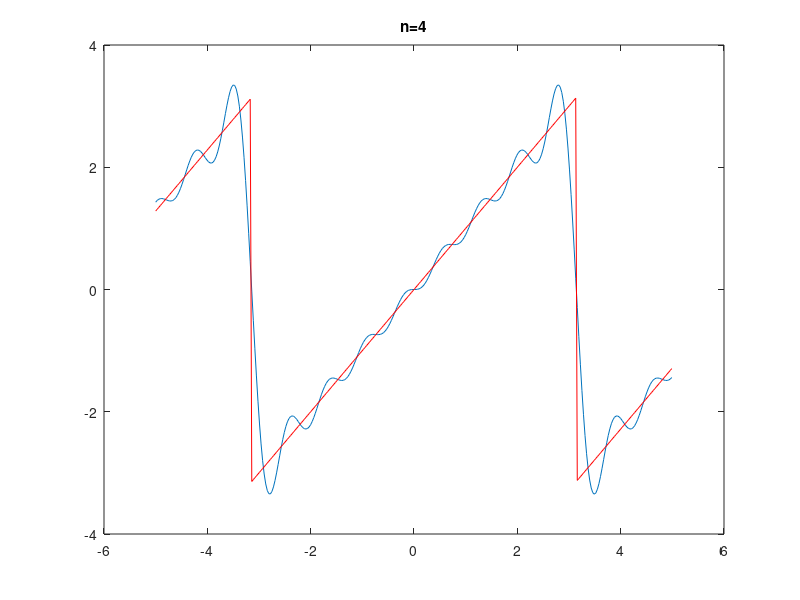

The MATLAB source for this figure:
clf;

xx=-5:0.03:5;
% eredeti fureszfog: F(t)=t-floor(t), ezt kell transzformalni
% 2pi*F(t/(2pi)+pi)-pi
function ret=f(t)
   ret=2*pi*((t+pi)/(2*pi)-floor((t+pi)/(2*pi)))-pi;
end

function ret=psum(t,n)
   ret=zeros(size(t));
   s=1;
   for it=1:n
      ret=ret+s*sin(it*t)/it;
      s=-s;
   end
   ret=2*ret;
end
fig=figure(1);
%set(fig,'papertype','a4')
nf=1
for it=1:nf
   subplot(nf,1,it);
   plot(xx,psum(xx,8*it));
   hold on;
   plot(xx,f(xx),'r');
   title(sprintf('n=%d',4*it));
end

print('saw','-depsc') ;


